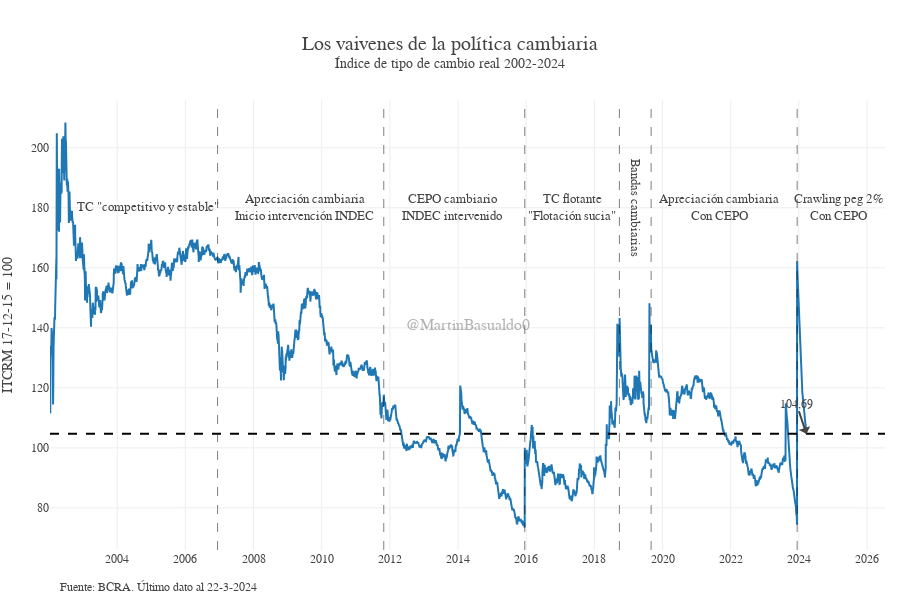

This figure's notebook cell:
### Code cell
plot_brecha(df, anio_desde="2002")

### Figure 1 — Plotly figure (JSON) as saved in the notebook; plotly's stock layout.template omitted (floating-point values rounded to 4 significant figures; data arrays with more than 128 entries replaced by an {"elided": "..."} marker saying what was removed)
{"data": [{"mode": "lines", "name": "Tipo de cambio de equilibro", "type": "scatter", "x": {"elided": "5409 str values"}, "y": {"elided": "5409 float values"}}], "layout": {"annotations": [{"align": "left", "arrowhead": 1, "showarrow": true, "text": "104,69", "x": "2024-03-22T00:00:00", "y": 104.7}, {"font": {"family": "georgia", "size": 13}, "showarrow": false, "text": "TC \"competitivo y estable\"", "x": "2004-12-1", "y": 180}, {"font": {"family": "georgia", "size": 13}, "showarrow": false, "text": "Apreciación cambiaria<br>Inicio intervención INDEC", "x": "2009-7-1", "y": 180}, {"font": {"family": "georgia", "size": 13}, "showarrow": false, "text": "CEPO cambiario<br>INDEC intervenido", "x": "2013-11-1", "y": 180}, {"font": {"family": "georgia", "size": 13}, "showarrow": false, "text": "TC flotante<br>\"Flotación sucia\"", "x": "2017-5-1", "y": 180}, {"font": {"family": "georgia", "size": 13}, "showarrow": false, "text": "Bandas cambiarias", "textangle": 90, "x": "2019-03-1", "y": 180}, {"font": {"family": "georgia", "size": 13}, "showarrow": false, "text": "Apreciación cambiaria<br>Con CEPO", "x": "2021-9-1", "y": 180}, {"font": {"family": "georgia", "size": 13}, "showarrow": false, "text": "Crawling peg 2%<br>Con CEPO", "x": "2025-3-1", "y": 180}, {"font": {"size": 12}, "showarrow": false, "text": "Fuente: BCRA. Último dato al 22-3-2024", "x": 0.25, "xanchor": "right", "xref": "paper", "xshift": 0, "y": -0.1, "yanchor": "auto", "yref": "paper", "yshift": 0}, {"font": {"family": "arial", "size": 16}, "opacity": 0.4, "showarrow": false, "text": "@MartinBasualdo0", "x": 0.5, "xref": "paper", "y": 0.5, "yref": "paper"}], "font": {"family": "georgia"}, "height": 600, "legend": {"orientation": "h", "x": 0.15, "xanchor": "left", "y": 1.05, "yanchor": "top"}, "margin": {"b": 50, "l": 50, "r": 15}, "separators": ",.", "shapes": [{"line": {"color": "Black", "dash": "dash", "width": 1}, "opacity": 0.5, "type": "line", "x0": "2006-12-12", "x1": "2006-12-12", "xref": "x", "y0": 0, "y1": 1, "yref": "y domain"}, {"line": {"color": "Black", "dash": "dash", "width": 1}, "opacity": 0.5, "type": "line", "x0": "2011-10-28", "x1": "2011-10-28", "xref": "x", "y0": 0, "y1": 1, "yref": "y domain"}, {"line": {"color": "Black", "dash": "dash", "width": 1}, "opacity": 0.5, "type": "line", "x0": "2015-12-17", "x1": "2015-12-17", "xref": "x", "y0": 0, "y1": 1, "yref": "y domain"}, {"line": {"color": "Black", "dash": "dash", "width": 1}, "opacity": 0.5, "type": "line", "x0": "2018-09-26", "x1": "2018-09-26", "xref": "x", "y0": 0, "y1": 1, "yref": "y domain"}, {"line": {"color": "Black", "dash": "dash", "width": 1}, "opacity": 0.5, "type": "line", "x0": "2019-09-01", "x1": "2019-09-01", "xref": "x", "y0": 0, "y1": 1, "yref": "y domain"}, {"line": {"color": "Black", "dash": "dash", "width": 1}, "opacity": 0.5, "type": "line", "x0": "2023-12-14", "x1": "2023-12-14", "xref": "x", "y0": 0, "y1": 1, "yref": "y domain"}, {"line": {"dash": "dash"}, "type": "line", "x0": 0, "x1": 1, "xref": "x domain", "y0": 104.7, "y1": 104.7, "yref": "y"}], "title": {"font": {"size": 20}, "text": "Los vaivenes de la política cambiaria<br><sup>Índice de tipo de cambio real 2002-2024"}, "width": 900, "xaxis": {"nticks": 15, "showgrid": true}, "yaxis": {"title": {"text": "ITCRM 17-12-15 = 100"}, "zeroline": false}}}
